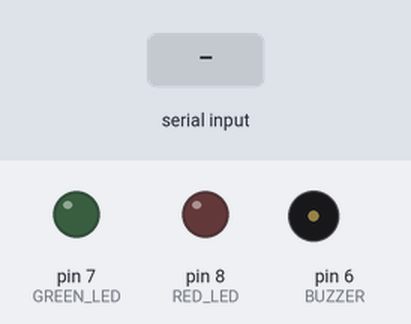
Bench run of a sketch on a simulated Arduino Uno, built with avr-gcc and run on an emulated ATmega328P. Shown: output pins drawn as LEDs (lit = HIGH), buzzer (waves = sounding). Inputs (shaded band) come from the test bench. Pins used as bus, display or sensor lines are not drawn; what the sketch prints to the serial monitor is not drawn.

Above: at 1.2 s.
1.3 s: "VALID\n" received over Serial
At 1.4 s:
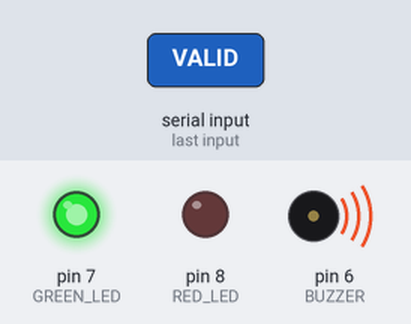
At 2.1 s:
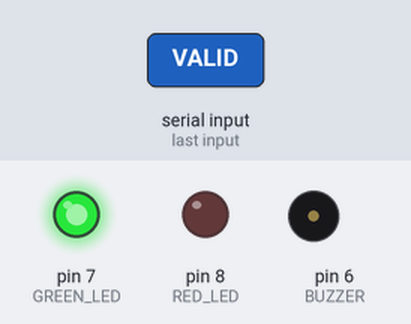
3.8 s: "INVALID\n" received over Serial
At 4.6 s:
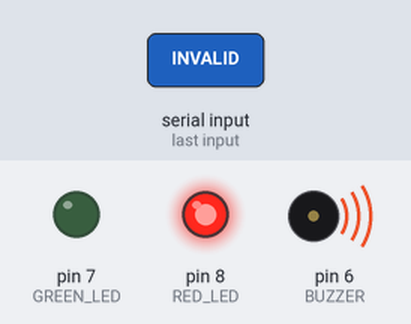
Timing chart, 0 to 8.3 s (numbered marks = the images above; inputs shaded):
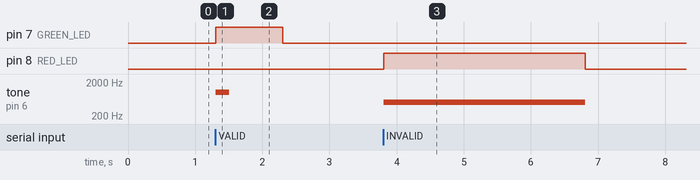

Measured:
- after the input at 1.3 s, pin 7 (GREEN_LED): LOW → HIGH at once, → LOW 1.0 s later; tone on pin 6 (BUZZER): silent → 1000 Hz at once, → silent 0.20 s later
- after the input at 3.8 s, pin 8 (RED_LED): LOW → HIGH at once, → LOW 3.0 s later; tone on pin 6 (BUZZER): silent → 500 Hz at once, → silent 3.0 s later

The sketch:

main.ino
```cpp
#include <SPI.h>
#include <MFRC522.h>

#define SS_PIN 10
#define RST_PIN 9
#define BUZZER 6
#define GREEN_LED 7
#define RED_LED 8

MFRC522 mfrc522(SS_PIN, RST_PIN);

void setup() {
  Serial.begin(9600);
  SPI.begin();
  mfrc522.PCD_Init();

  pinMode(BUZZER, OUTPUT);
  pinMode(GREEN_LED, OUTPUT);
  pinMode(RED_LED, OUTPUT);

  digitalWrite(BUZZER, LOW);
  digitalWrite(GREEN_LED, LOW);
  digitalWrite(RED_LED, LOW);

  Serial.println("READY");
}

void loop() {
  // Detect RFID card
  if (mfrc522.PICC_IsNewCardPresent() && mfrc522.PICC_ReadCardSerial()) {
    // Convert UID to string
    String uidStr = "";
    for (byte i = 0; i < mfrc522.uid.size; i++) {
      if (mfrc522.uid.uidByte[i] < 0x10) uidStr += "0";
      uidStr += String(mfrc522.uid.uidByte[i], HEX);
    }
    uidStr.toUpperCase();

    Serial.println(uidStr); // Send UID to PC

    mfrc522.PICC_HaltA();
    mfrc522.PCD_StopCrypto1();
    delay(500);
  }

  // Listen for Python feedback
  if (Serial.available()) {
    String cmd = Serial.readStringUntil('\n');
    cmd.trim();

    if (cmd == "VALID") {
      digitalWrite(GREEN_LED, HIGH);
      tone(BUZZER, 1000);
      delay(200);
      noTone(BUZZER);
      delay(800);
      digitalWrite(GREEN_LED, LOW);
    }
    else if (cmd == "INVALID") {
      digitalWrite(RED_LED, HIGH);
      tone(BUZZER, 500);
      delay(3000);
      noTone(BUZZER);
      digitalWrite(RED_LED, LOW);
    }
  }
}
```
